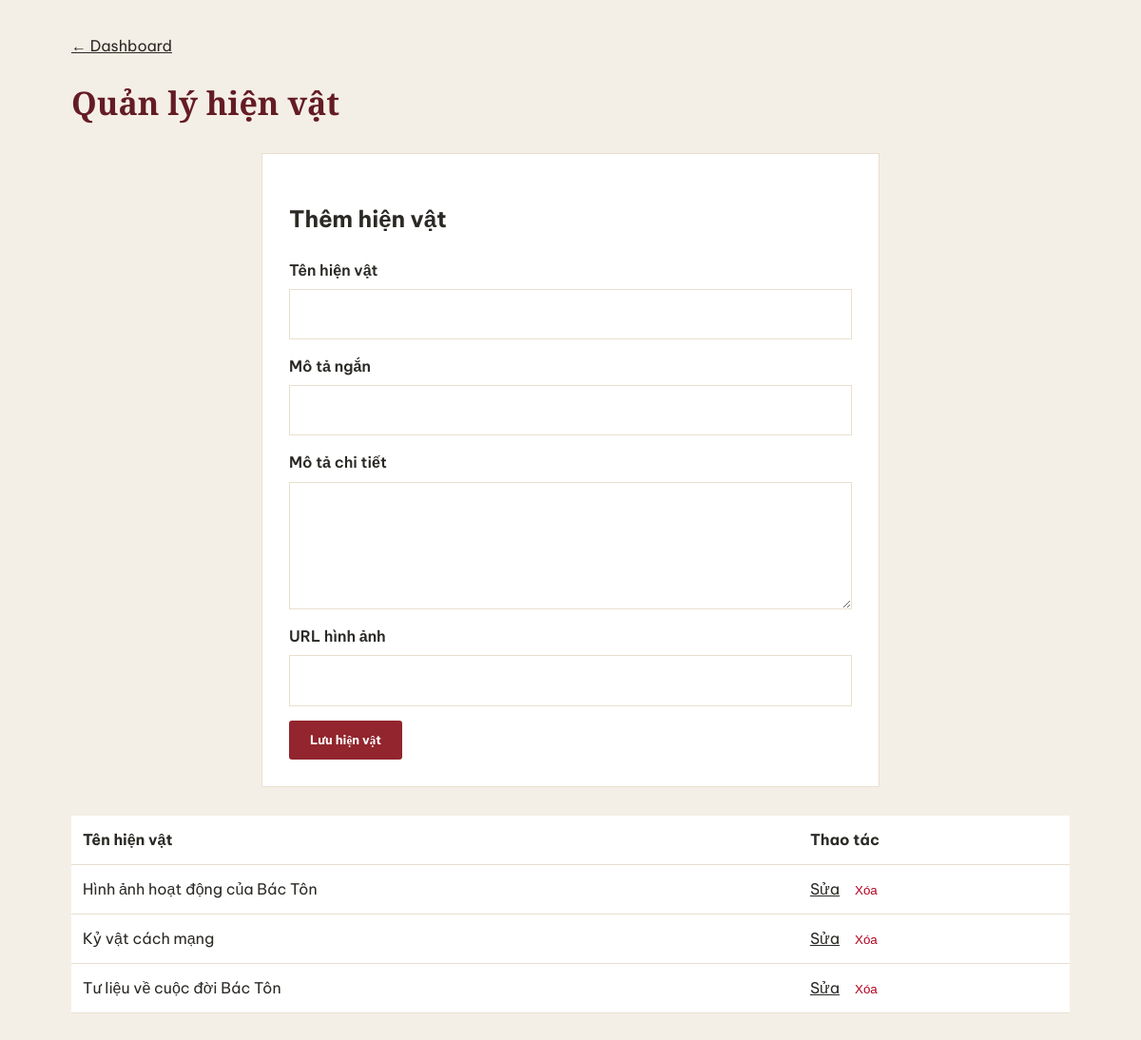
Page /admin/quan-ly-hien-vat.php (signed in) on the committed database.
### tables this page shows
CREATE TABLE IF NOT EXISTS artifacts (
 id INT AUTO_INCREMENT PRIMARY KEY,
 name VARCHAR(255) NOT NULL,
 short_description VARCHAR(500) DEFAULT '',
 description TEXT,
 image_url TEXT,
 created_at TIMESTAMP DEFAULT CURRENT_TIMESTAMP
);

### database.php (called while the page is built, shortened)
<?php
function e($value): string {
    return htmlspecialchars((string)$value, ENT_QUOTES, 'UTF-8');
}

### admin/quan-ly-hien-vat.php (the view, shortened to what this page needs)
<?php
require_once __DIR__ . '/../database.php';
$pdo = db(); $message = '';
$edit = null;
$items=$pdo->query("SELECT * FROM artifacts ORDER BY id DESC")->fetchAll();
?>
<!DOCTYPE html><html lang="vi"><head><link rel="stylesheet" href="../assets/css/style.css"></head><body class="admin-body"><div class="admin-wrap"><a href="dashboard.php">← Dashboard</a><h1>Quản lý hiện vật</h1>
<form class="admin-form" method="post"><h2><?= $edit?'Sửa hiện vật':'Thêm hiện vật' ?></h2>
<label>Tên hiện vật<input name="name" required value="<?= e($edit['name']??'') ?>"></label><label>Mô tả ngắn<input name="short_description" value="<?= e($edit['short_description']??'') ?>"></label><label>Mô tả chi tiết<textarea name="description" rows="4"><?= e($edit['description']??'') ?></textarea></label><label>URL hình ảnh<input name="image_url" type="url" value="<?= e($edit['image_url']??'') ?>"></label><button class="btn btn-red">Lưu hiện vật</button><?php if($edit): ?> <a href="quan-ly-hien-vat.php">Hủy sửa</a><?php endif; ?></form>
<div class="admin-table"><table><tr><th>Tên hiện vật</th><th>Thao tác</th></tr><?php foreach($items as $item): ?><tr><td><?= e($item['name']) ?></td><td><a href="?edit=<?= (int)$item['id'] ?>">Sửa</a><form method="post" class="inline-form" onsubmit="return confirm('Bạn chắc chắn muốn xóa?')"><input type="hidden" name="action" value="delete"><input type="hidden" name="id" value="<?= (int)$item['id'] ?>"><button>Xóa</button></form></td></tr><?php endforeach; ?></table></div></div></body></html>

### assets/css/style.css (style rules this page uses)
:root { --red:#92252d;--red-dark:#641c24;--gold:#c6a15b;--cream:#f7f2e8;--ink:#2b2925;--muted:#716b62;--white:#fff;--line:#e8dfd0 }
* { box-sizing:border-box }
body { margin:0;background:#fcfaf6;color:var(--ink);font-family:'Be Vietnam Pro',Arial,sans-serif;line-height:1.7 }
a { color:inherit }
.btn { display:inline-block;border:0;border-radius:3px;padding:12px 22px;font:700 13px 'Be Vietnam Pro';text-decoration:none;cursor:pointer }
.btn-red { background:var(--red);color:#fff }
.admin-body { background:#f4efe6;min-height:100vh }
.admin-wrap { width:min(1050px,92%);margin:35px auto }
.admin-wrap h1,.login-card h1 { font:700 34px 'Playfair Display';color:var(--red-dark) }
.login-card,.admin-form { background:#fff;padding:28px;border:1px solid var(--line);max-width:650px;margin:30px auto }
.login-card label,.admin-form label { display:block;margin:15px 0;font-weight:600 }
.login-card input,.admin-form input,.admin-form textarea { display:block;width:100%;padding:12px;border:1px solid var(--line);margin-top:6px;font:inherit }
.admin-table { overflow:auto;background:#fff }
.admin-table table { width:100%;border-collapse:collapse }
.admin-table th,.admin-table td { padding:12px;border-bottom:1px solid var(--line);text-align:left }
.inline-form { display:inline }
.inline-form button { border:0;background:none;color:#b00020;cursor:pointer;margin-left:10px }

### rows in the picture
artifacts: name "Hình ảnh hoạt động của Bác Tôn"
artifacts: name "Kỷ vật cách mạng"
artifacts: name "Tư liệu về cuộc đời Bác Tôn"
